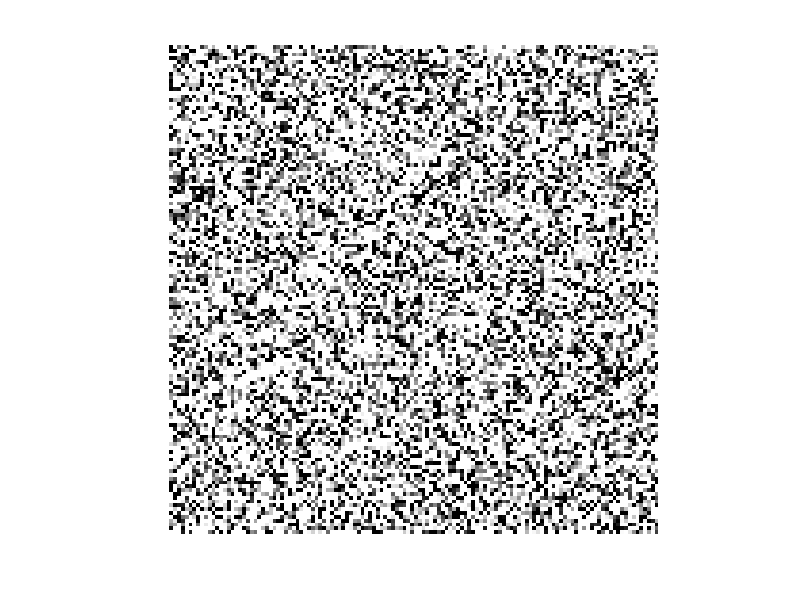

Write the MATLAB code that produced this figure. (Note: this script raises an error after producing the figure.)
%%%%%%%%%%%%%%%%%%%%%%%%%%%%%%%%%%%%%%%%
%%
% Simulating the image using GMM and HMRF
img = randn(512);
imshow(img,[]);

%%
I = zeros(128,128)
J = imnoise(I,'gaussian',0,1)
J = imnoise(I,'gaussian',0.5,1)
J = imnoise(I,'gaussian',1,1)
imshow(J)
%%
J = EMSeg(J, 3)
imshow(J)
%%
clear;clc;close all;

%mex BoundMirrorExpand.cpp;
%mex BoundMirrorShrink.cpp;

I=imread('C:\Users\apanwar4\Documents\MATLAB\HMRF\seg.jpg');
Y=rgb2gray(I);
Z = edge(Y,'canny',0.75);

imwrite(uint8(Z*255),'edge.png');

Y=double(Y);
Y=gaussianBlur(Y,3);
imwrite(uint8(Y),'blurred image.png');

k=3;
EM_iter=10; % max num of iterations
MAP_iter=10; % max num of iterations

tic;
fprintf('Performing k-means segmentation\n');
[X, mu, sigma]= image_kmeans(Y,k);
imwrite(uint8(X*120),'initial labels.png');

[X, mu, sigma]=HMRF_EM(X,Y,Z,mu,sigma,k,EM_iter,MAP_iter);
imwrite(uint8(X*120),'final labels.png');
toc;

%%
mu = [1;0;0.5];
sigma = [1];
p = [0.33,0.33,0.33];
obj = gmdistribution(mu,sigma,p);

Y = random(obj,512*512);
Y = vec2mat(Y,512);
K = mat2gray(Y);
imshow(K);